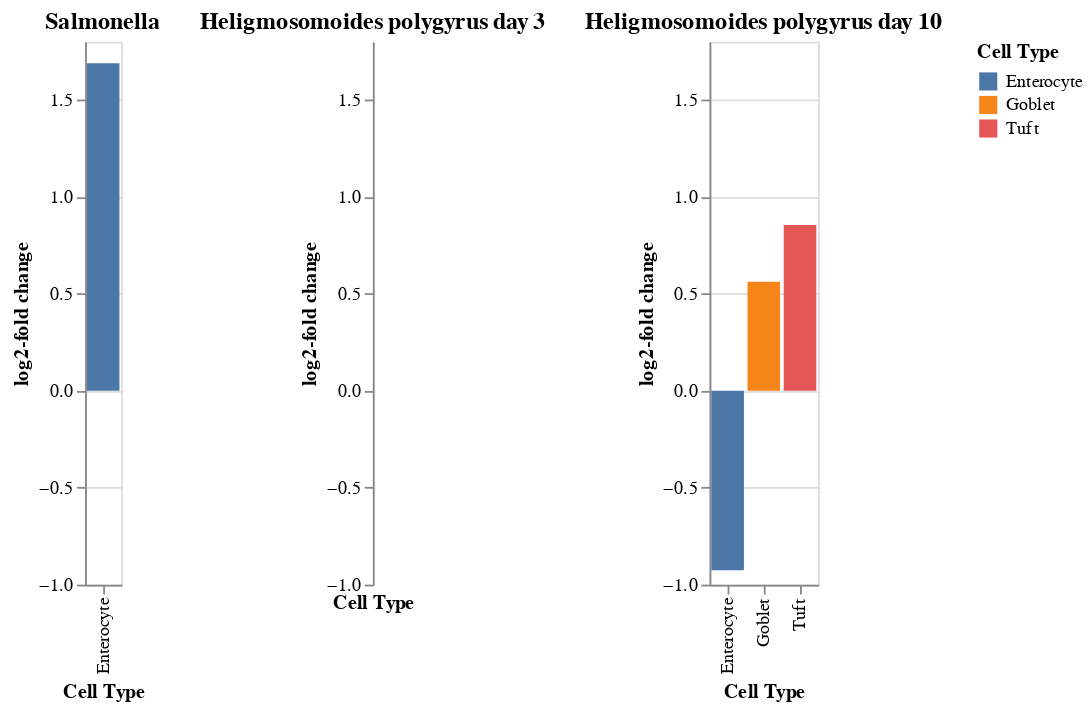

This figure's notebook cell:
### Markdown cell above
Inspired by plots from "High-resolution single-cell atlas reveals diversity and plasticity of tissue-resident neutrophils in non-small cell lung cancer"{cite}`Salcher2022`, we can now easily filter by the cell types that had credible changes and show their log fold changes. This is easily done with the plotting library [Altair](https://altair-viz.github.io/).

### Code cell
(
    alt.Chart(
        salmonella_effect.loc[credible_effects_salmonella].reset_index(),
        title="Salmonella",
    )
    .mark_bar()
    .encode(
        x=alt.X("Cell Type", sort="y"),
        y="log2-fold change",
        color=alt.Color("Cell Type"),
    )
    | alt.Chart(
        hpoly_effect_3.loc[credible_effects_hpoly_day3].reset_index(),
        title="Heligmosomoides polygyrus day 3",
    )
    .mark_bar()
    .encode(
        x=alt.X("Cell Type", sort="y"),
        y="log2-fold change",
        color=alt.Color("Cell Type"),
    )
    | alt.Chart(
        hpoly_effected_10.loc[credible_effects_hpoly_day10].reset_index(),
        title="Heligmosomoides polygyrus day 10",
    )
    .mark_bar()
    .encode(
        x=alt.X("Cell Type", sort="y"),
        y="log2-fold change",
        color=alt.Color("Cell Type"),
    )
).resolve_scale(y="shared", color="shared")

### Figure 1 — Vega-Lite specification as saved in the notebook (floating-point values rounded to 4 significant figures)
{"config": {"view": {"continuousWidth": 400, "continuousHeight": 300}}, "hconcat": [{"data": {"name": "data-bca2724846a77409a8c7b77b210c05ee"}, "mark": "bar", "encoding": {"color": {"field": "Cell Type", "type": "nominal"}, "x": {"field": "Cell Type", "sort": "y", "type": "nominal"}, "y": {"field": "log2-fold change", "type": "quantitative"}}, "title": "Salmonella"}, {"data": {"name": "data-d751713988987e9331980363e24189ce"}, "mark": "bar", "encoding": {"color": {"field": "Cell Type", "type": "nominal"}, "x": {"field": "Cell Type", "sort": "y", "type": "nominal"}, "y": {"field": "log2-fold change", "type": "quantitative"}}, "title": "Heligmosomoides polygyrus day 3"}, {"data": {"name": "data-74a13eda909db5a2c1959bedd75923d9"}, "mark": "bar", "encoding": {"color": {"field": "Cell Type", "type": "nominal"}, "x": {"field": "Cell Type", "sort": "y", "type": "nominal"}, "y": {"field": "log2-fold change", "type": "quantitative"}}, "title": "Heligmosomoides polygyrus day 10"}], "resolve": {"scale": {"color": "shared", "y": "shared"}}, "$schema": "https://vega.github.io/schema/vega-lite/v4.17.0.json", "datasets": {"data-bca2724846a77409a8c7b77b210c05ee": [{"Cell Type": "Enterocyte", "Final Parameter": 1.536, "HDI 3%": 1.028, "HDI 97%": 2.078, "SD": 0.283, "Inclusion probability": 1.0, "Expected Sample": 384.3, "log2-fold change": 1.689}], "data-d751713988987e9331980363e24189ce": [], "data-74a13eda909db5a2c1959bedd75923d9": [{"Cell Type": "Enterocyte", "Final Parameter": -0.6344, "HDI 3%": -1.351, "HDI 97%": 0.052, "SD": 0.446, "Inclusion probability": 0.852, "Expected Sample": 62.74, "log2-fold change": -0.9259}, {"Cell Type": "Goblet", "Final Parameter": 0.3965, "HDI 3%": -0.216, "HDI 97%": 1.003, "SD": 0.341, "Inclusion probability": 0.6498, "Expected Sample": 110.4, "log2-fold change": 0.5614}, {"Cell Type": "Tuft", "Final Parameter": 0.5999, "HDI 3%": -0.176, "HDI 97%": 1.463, "SD": 0.48, "Inclusion probability": 0.7343, "Expected Sample": 59.11, "log2-fold change": 0.8549}]}}
